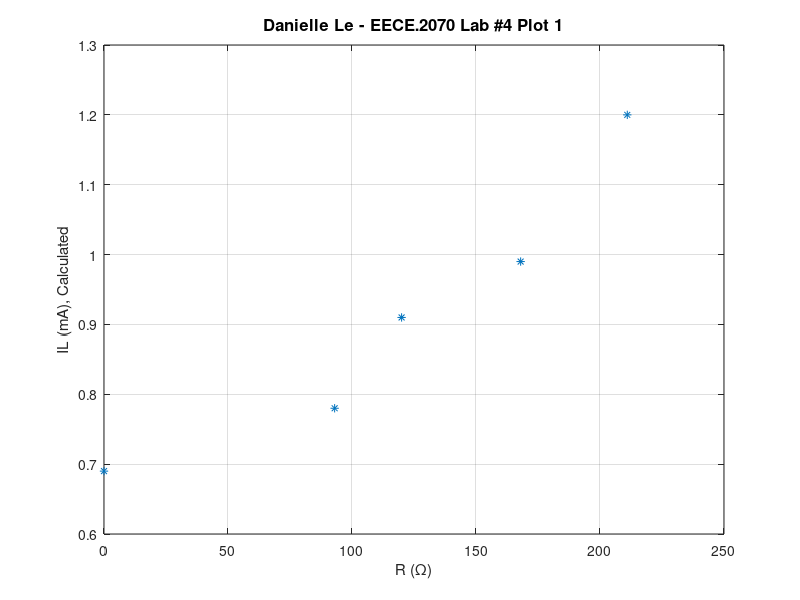

Recreate this plot in MATLAB.
% Name:        Danielle Le 
% Course:      EECE.2070L- Basic Electrical Engineering Laboratory I 
% Lab #4:      Section 7- Current Control with a Two-Point Rheostat
% Description: Plot the resulting current (IL calculated) versus the calculated rheostat setting R (ohms).

%Table 1 Datasets
a = [0, 93, 120, 168, 211]; %R (Ω)--Calculated rheostat setting (x-axis)
b = [0.69, 0.78, 0.91, 0.99, 1.2]; %IL (Calculated)--Resulting current (IL calculated) 

plot (a,b,'*'); 
hold on;

xlabel('R (Ω)'); 
ylabel ('IL (mA), Calculated');
%legend ('R = 1kOhm');
grid on;
title ('Danielle Le - EECE.2070 Lab #4 Plot 1', 'FontSize', 12)